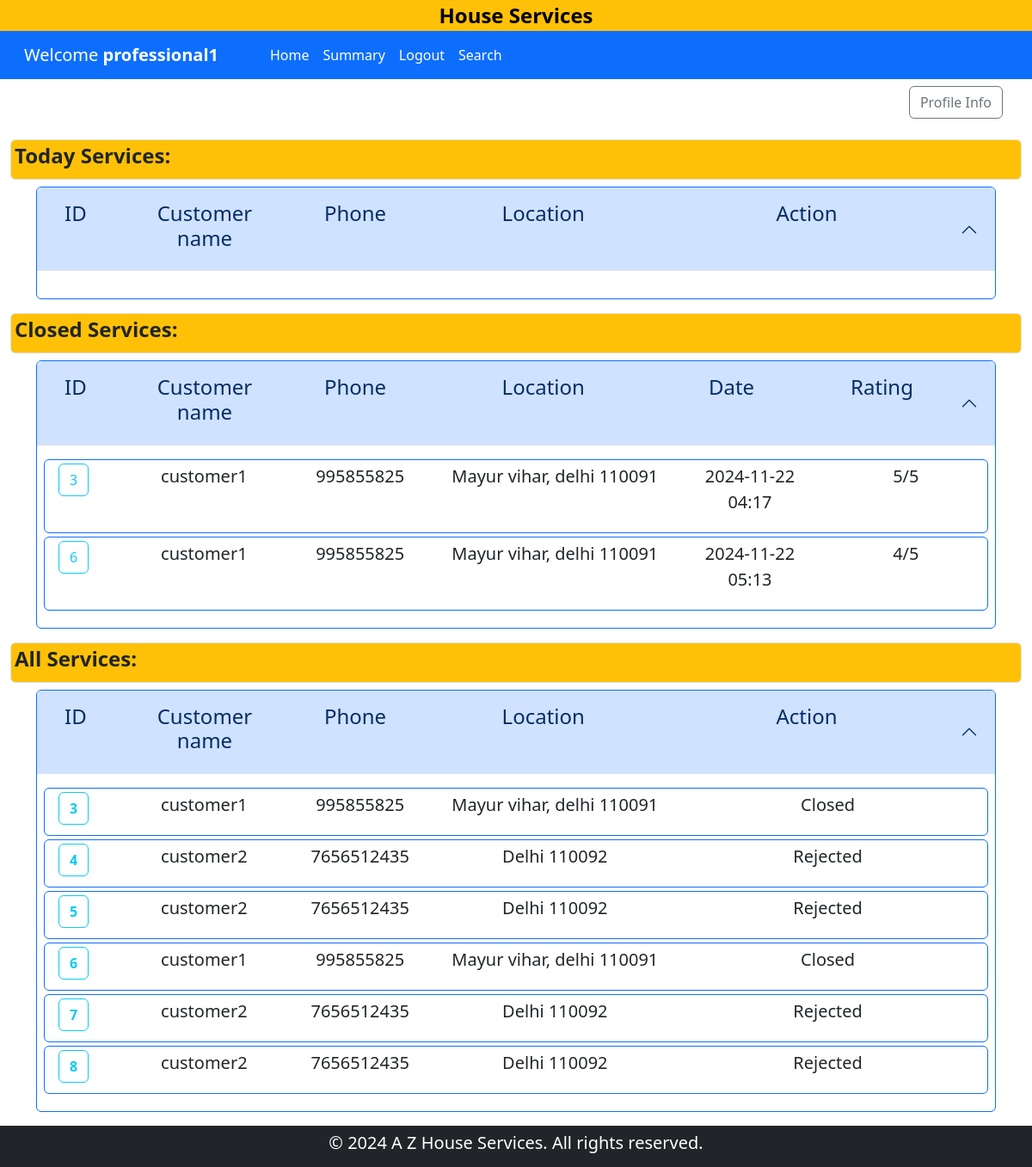
The app's page /professional_dashboard/1, older data.
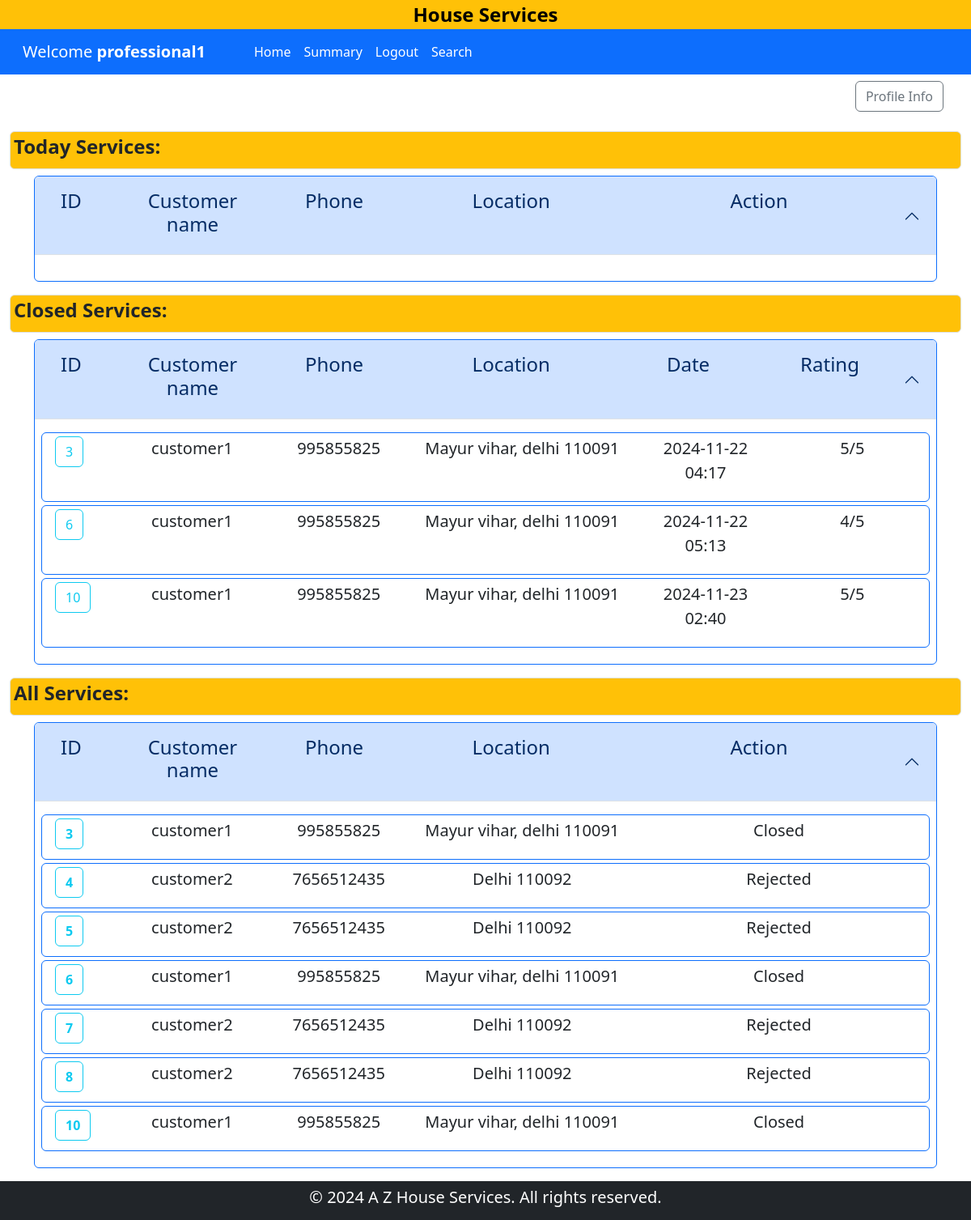
The same page, newer data.
### backened/modals.py (models this page shows)
class Professional(db.Model):
    __tablename__ = "professional"
    id = db.Column(db.Integer, primary_key=True)
    email = db.Column(db.String(120), unique=True, nullable=False)
    password = db.Column(db.String(120), nullable=False)
    name = db.Column(db.String(120), nullable=False)
    phone = db.Column(db.Integer, nullable=False)
    address = db.Column(db.String(200), nullable=False)
    pincode = db.Column(db.Integer, nullable=False)
    date_created = db.Column(db.DateTime, default=datetime.now,nullable=False)
    description = db.Column(db.Text, nullable=True)
    service_type = db.Column(db.String(120), nullable=False)
    experience = db.Column(db.Integer, nullable=False)
    file_path = db.Column(db.String(255), nullable=False)
    status = db.Column(db.String(30), default="pending",nullable=False)
    service_requests = db.relationship(
        "ServiceRequest",
        backref="professional",
        lazy=True,
        cascade="all, delete-orphan",
    )

class ServiceRequest(db.Model):
    __tablename__ = "service_request"
    id = db.Column(db.Integer, primary_key=True)
    service_id = db.Column(db.Integer, db.ForeignKey("service.id"), nullable=False)
    customer_id = db.Column(db.Integer, db.ForeignKey("customer.id"), nullable=False)
    professional_id = db.Column(db.Integer, db.ForeignKey("professional.id"), nullable=False)
    date_of_request = db.Column(db.DateTime, default=datetime.now,nullable=False)
    date_of_completion = db.Column(db.DateTime, nullable=True)
    service_status = db.Column(db.String(50), nullable=False, default="requested")
    remarks = db.Column(db.Text, nullable=True)
    reviews = db.relationship("Review", backref="service_request", lazy=True, cascade="all, delete-orphan")

class Customer(db.Model):
    __tablename__ = "customer"
    id = db.Column(db.Integer, primary_key=True)
    email = db.Column(db.String(120), unique=True, nullable=False)
    password = db.Column(db.String(120), nullable=False)
    name = db.Column(db.String(120), nullable=False)
    address = db.Column(db.String(200), nullable=False)
    pincode = db.Column(db.Integer, nullable=False)
    phone = db.Column(db.Integer, nullable=False)
    status = db.Column(db.String(30), default="accepted", nullable=False)
    service_requests = db.relationship("ServiceRequest", backref="customer", lazy=True, cascade="all, delete-orphan")
    reviews = db.relationship("Review", backref="customer", lazy=True, cascade="all, delete-orphan")

class Review(db.Model):
    __tablename__ = "review"
    id = db.Column(db.Integer, primary_key=True)
    service_request_id = db.Column(db.Integer, db.ForeignKey("service_request.id"), nullable=False)
    customer_id = db.Column(db.Integer, db.ForeignKey("customer.id"), nullable=False)
    rating = db.Column(db.Integer, nullable=False)
    comment = db.Column(db.Text, nullable=True)

### backened/controller.py (the view)
@app.route("/professional_dashboard/<id>")
def professionalDashboard(id):
    prof = Professional.query.filter_by(id=id).first()
    ser_req = ServiceRequest.query.filter_by(professional_id=prof.id).all()
    return render_template(
        "professional_dashboard.html", professional=prof, ser_req=ser_req
    )

### templates/professional_dashboard.html (shortened to what this page needs)
{% extends 'layout.html' %}
{% block content %}
<div class="container-fluid bg-warning" id="home">
    <div class="d-flex justify-content-center">
        <a href="{{ url_for('home') }}" class="text-decoration-none fw-bold fs-4 text-black ">House Services </a>
    </div>
</div>
<nav class="navbar navbar-expand-lg bg-primary">
    <div class="container-xxl">
        <div class="navbar-brand ms-3">
            <a href="" class="text-decoration-none text-white">Welcome <strong>
                {{ professional.name }}
            </strong></a>
        </div>
            <div class="collapse navbar-collapse row" id="navbarNav">
                <ul class="navbar-nav ms-5 col">
                    <li class="nav-item ">
                    <a class="nav-link text-white" aria-current="page" href="{{ url_for('professionalDashboard', id = professional.id) }}">Home</a>
                    </li>
                    <li class="nav-item ">
                        <a class="nav-link text-white" aria-current="page" href="{{ url_for('summary', user='professional',id=professional.id) }}">Summary</a>
                    </li>
                    <li class="nav-item ">
                        <a class="nav-link text-white" aria-current="page" href="{{ url_for('logout') }}">Logout</a>
                    </li>
                    <li class="nav-item">
                        <a class="nav-link text-white" aria-current="page" href="{{ url_for('professional_search',user = professional.name ) }}">Search</a>
                    </li>
                </ul>
            </div>
    </div>
</nav>
{% if professional.status != 'Approved' %}
    <div class="container text-center h3 lead m-4">You have been Blocked or Rejected by Admin</div>
{% else %}
{% block professional %}
<div class="container">
    <div class="row">
        <div class="col-md-12 text-end m-2">
            <a href="{{ url_for('update_profile', user = 'professional', id = professional.id) }}" class="btn btn-outline-secondary">Profile Info</a>
        </div>
    </div>
</div>
    <section id="main-data" class="container-fluid" >
        <div class="mt-3 mb-2 bg-warning p-1 border rounded">
            <h4 class="fw-bold">Today Services:</h4>
        </div>
        <div class="container">
            <div class="accordion" id="today-Services">
                <div class="accordion-item border border-primary">
                  <h2 class="accordion-header">
                    <button class="accordion-button" type="button"  data-bs-target="#today-service-collapse" aria-expanded="true" >
                      <div class="container row">
                        <h4 class="col-1">ID</h4>
                        <h4 class="col-2 text-center">Customer name</h4>
                        <h4 class="col-2 text-center">Phone</h4>
                        <h4 class="col-3 text-center">Location</h4>
                        <h4 class="col-4 text-center">Action</h4>
                      </div>
                    </button>
                  </h2>
                  <div id="today-service-collapse" class="accordion-collapse  show" data-bs-parent="#today-Services">
                    <div class="accordion-body">
                    </div>
                  </div>
                </div>
            </div>
        </div>
        <div class="mt-3 mb-2 bg-warning p-1 border rounded">
            <h4 class="fw-bold">Closed Services:</h4>
        </div>
        <div class="container">
            <div class="accordion" id="closed-Services">
                <div class="accordion-item border border-primary">
                    <h2 class="accordion-header">
                    <button class="accordion-button" type="button"  data-bs-target="#closed-service-collapse" aria-expanded="true" >
                        <div class="container row">
                        <h4 class="col-1">ID</h4>
                        <h4 class="col-2 text-center">Customer name</h4>
                        <h4 class="col-2 text-center">Phone</h4>
                        <h4 class="col-3 text-center">Location</h4>
                        <h4 class="col-2 text-center">Date</h4>
                        <h4 class="col-2 text-center">Rating</h4>
                        </div>
                    </button>
                    </h2>
                    <div id="closed-service-collapse" class="accordion-collapse  show" data-bs-parent="#closed-Services">
                    <div class="accordion-body">
                        {% if not ser_req  %}
                        <div class="col">
                            <p class="lead">No Service request found</p>
                        </div>
                        {% else %}
                            {% for req in ser_req %}
                            {% if req.service_status == 'closed' %}
                                <div class="conatiner row border border-primary p-1 lead rounded mb-1">
                                    <div class="col-1">
                                        <a href="{{ url_for('service_request_detail',user = 'professional',uid=professional.id,rid=req.id) }}" class="btn btn-outline-info">{{ req.id }}</a>
                                    </div>
                                    <div class="col-2 text-center">
                                        <p >{{ req.customer.name }}</p>
                                    </div>
                                    <div class="col-2 text-center">
                                        <p >{{ req.customer.phone }}</p>
                                    </div>
                                    <div class="col-3 text-center">
                                        <p > {{ req.customer.address }} {{ req.customer.pincode }}</p>
                                    </div>
                                    <div class="col-2 text-center">
                                        <p > {{ req.date_of_completion.strftime('%Y-%m-%d %H:%M') }} </p>
                                    </div>
                                    {% for review in req.reviews %}
                                    <div class="col-2 text-center">
                                        <p > {{ review.rating }}/5 </p>
                                    </div>
                                    {% endfor %}
                                </div>
                                {% endif %}
                            {% endfor %}
                        {% endif %}
                    </div>
                    </div>
                </div>
            </div>
        </div>
        <div class="mt-3 mb-2 bg-warning p-1 border rounded">
            <h4 class="fw-bold">All Services:</h4>
        </div>
        <div class="container">
            <div class="accordion" id="all-Services">
                <div class="accordion-item border border-primary mb-3">
                    <h2 class="accordion-header">
                    <button class="accordion-button" type="button" data-bs-toggle="collapse" data-bs-target="#all-service-collapse" aria-expanded="true" aria-controls="all-service-collapse">
                        <div class="container row">
                            <h4 class="col-1">ID</h4>
                            <h4 class="col-2 text-center">Customer name</h4>
                            <h4 class="col-2 text-center">Phone</h4>
                            <h4 class="col-3 text-center">Location</h4>
                            <h4 class="col-4 text-center">Action</h4>
                        </div>
                    </button>
                    </h2>
                    <div id="all-service-collapse" class="accordion-collapse collapse show" data-bs-parent="#all-Services">
                    <div class="accordion-body">
                        {% if ser_req | length == 0 %}
                        <div class="col">
                            <p class="lead">No Service found</p>
                        </div>
                        {% else %}
                            {% for req in ser_req %}
                            <div class="conatiner row border border-primary p-1 lead rounded mb-1">
                                <div class="col-1">
                                    <a href="{{ url_for('service_request_detail',user = 'professional',uid=professional.id,rid=req.id) }}"  class="fw-bold btn btn-outline-info">{{req.id}}</a>
                                </div>
                                <div class="col-2 text-center">
                                    <p >{{ req.customer.name }}</p>
                                </div>
                                <div class="col-2 text-center">
                                    <p >{{ req.customer.phone }}</p>
                                </div>
                                <div class="col-3 text-center">
                                    <p >{{ req.customer.address }} {{ req.customer.pincode }} </p>
                                </div>
                                <div class="col-4 text-center">
                                    {% if req.service_status == 'requested' %}
                                    <a href="{{ url_for('service_request_status', status = 'accept',request_id = req.id,user=professional.name) }}" class="btn btn-secondary">Accept</a>
                                    <a href="{{ url_for('service_request_status', status = 'reject',request_id = req.id,user=professional.name) }}" class="btn btn-outline-danger">Reject</a>
                                    {% else %}
                                        <p>{{ req.service_status|title}}</p>
                                    {% endif %}
                                </div>
                            </div>
                            {% endfor %}
                        {% endif %}
                    </div>
                    </div>
                </div>
            </div>
        </div>
    </section>
{% endblock professional %}
{% endif %}
{% endblock content %}

### templates/layout.html (shortened to what this page needs)
<!DOCTYPE html>
<html lang="en">
<head>
    <link href="https://cdn.jsdelivr.net/npm/bootstrap@5.3.3/dist/css/bootstrap.min.css" rel="stylesheet">
</head>
<body>
    {% block content %}
    {% endblock content %}
    <footer class="bg-dark text-white text-center p-2">
        <p class="h5">&copy; 2024 A Z House Services. All rights reserved.</p>
    </footer>
</body>
</html>

Row changes from the older to the newer data that the page shows:
added ServiceRequest: id "10", customer.name "customer1", customer.phone "995855825", customer.address "Mayur vihar, delhi", customer.pincode "110091", date_of_completion "2024-11-23 02:40", service_status "Closed"
added Review: rating "5", shown under "10"
